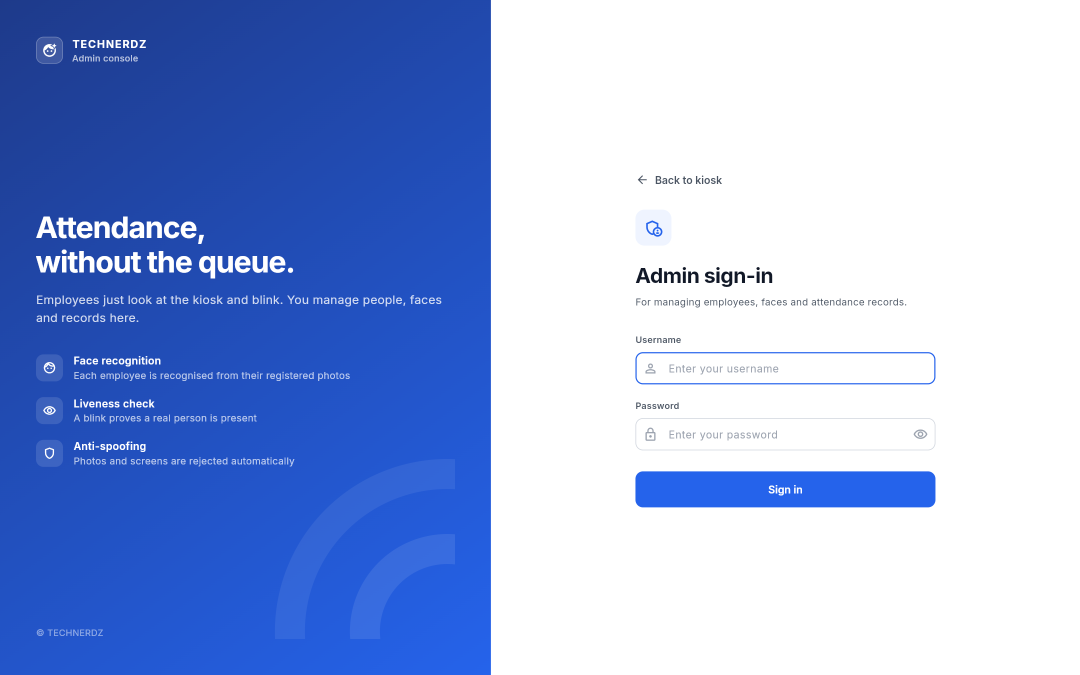
#> input picture docs/screenshots/admin-login.png, 2160 x 1350 px, given in place of lock.png, which was not available (shown at 1/2 size)
$ python make_demo_gif.py
#> lines starting #> are read from the running program, lines starting #| are printed output that depends on the picture; pictures that were not available may be replaced by others from this repository, and a replacement may not be noted
"""
Turn the README screenshots into a short animated tour (docs/demo.gif) with crossfades.

    python scripts/screenshots.py      # first, to refresh docs/screenshots
    python scripts/make_demo_gif.py
"""
import os

from PIL import Image

ROOT = os.path.dirname(os.path.dirname(os.path.abspath(__file__)))
SHOTS = os.path.join(ROOT, "docs", "screenshots")
OUT = os.path.join(ROOT, "docs", "demo.gif")

# (screenshot, seconds on screen) — the story: walk up, check in, see your dashboard, admin side
TOUR = [("lock", 2.6), ("lock-tamil", 2.0), ("kiosk", 2.6), ("my-attendance", 3.2), ("overview", 2.4),
        ("register", 2.4), ("analytics", 2.4), ("requests", 2.2), ("notices", 2.0), ("settings-dark", 2.2)]
WIDTH, HEIGHT = 960, 600   # 16:10 like the screenshots
FADE_FRAMES, FADE_MS = 4, 60


def load(name: str) -> Image.Image:
#> called with name = 'lock'
    img = Image.open(os.path.join(SHOTS, f"{name}.png")).convert("RGB")
#> img is the input picture: PIL image 2160x1350 RGB; mean R, G, B 153, 174, 224
    # Tall pages (My dashboard): keep the top 16:10 part
    want_h = round(img.width * HEIGHT / WIDTH)
#> want_h = 1350
    if img.height > want_h:
        img = img.crop((0, 0, img.width, want_h))
    return img.resize((WIDTH, HEIGHT), Image.LANCZOS)
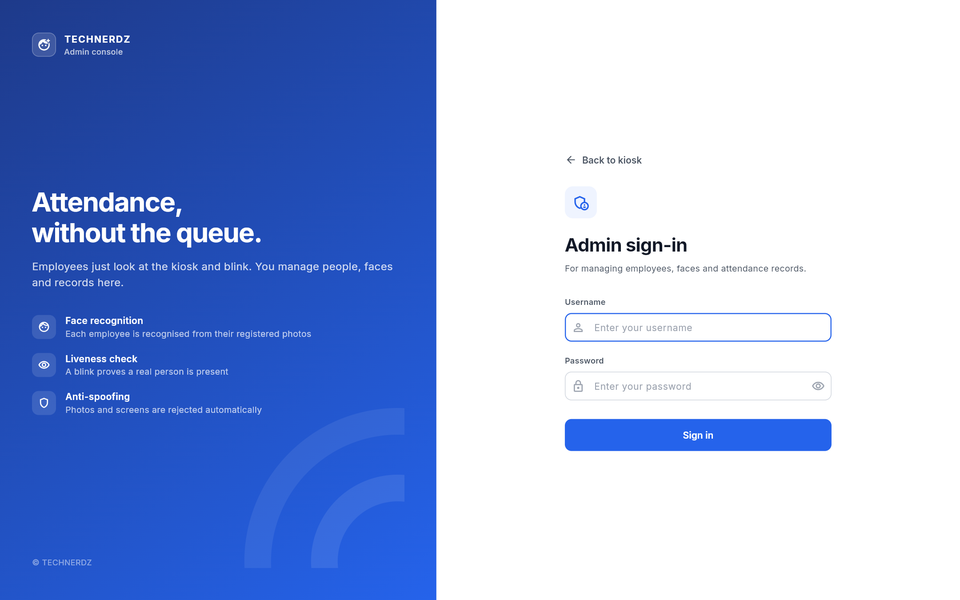
#> returned value: PIL image 960x600 RGB; mean R, G, B 152.9, 173.9, 223.9


def main() -> None:
    slides = [(load(n), secs) for n, secs in TOUR]
#> call 2 of load, with name = 'lock-tamil'
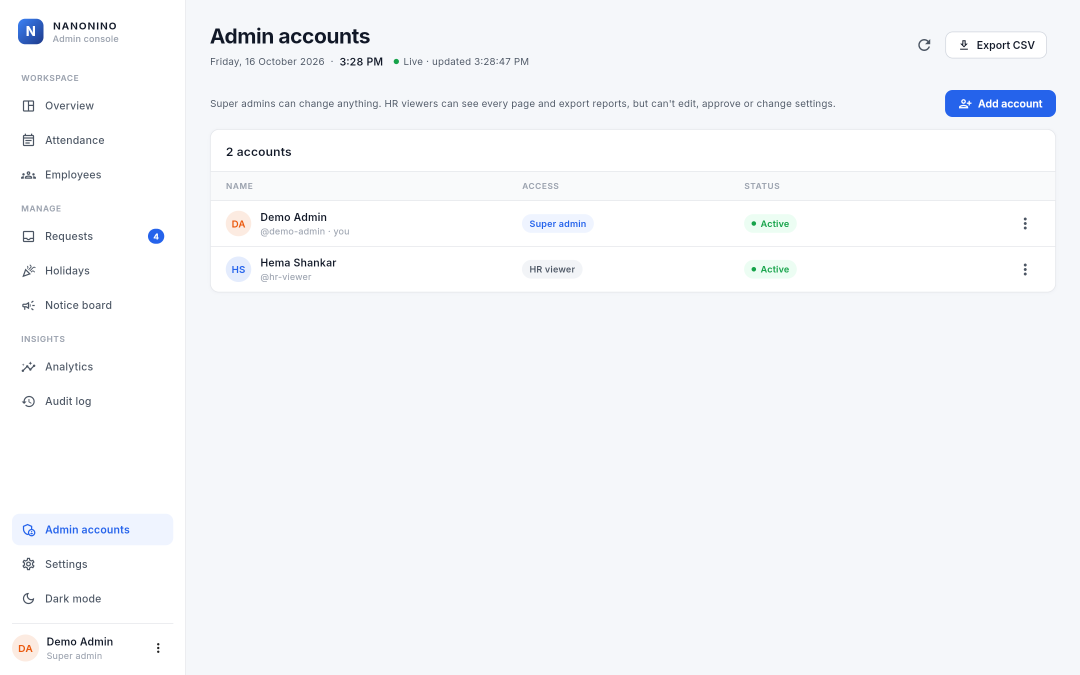
#> input picture docs/screenshots/admins.png, 2160 x 1350 px, given in place of lock-tamil.png, which was not available (shown at 1/2 size)
#> in load, img is the input picture: PIL image 2160x1350 RGB; mean R, G, B 245.2, 247, 249.8
#> in load (call 2), `return img.resize((WIDTH, HEIGHT), Image.LANCZOS)`:
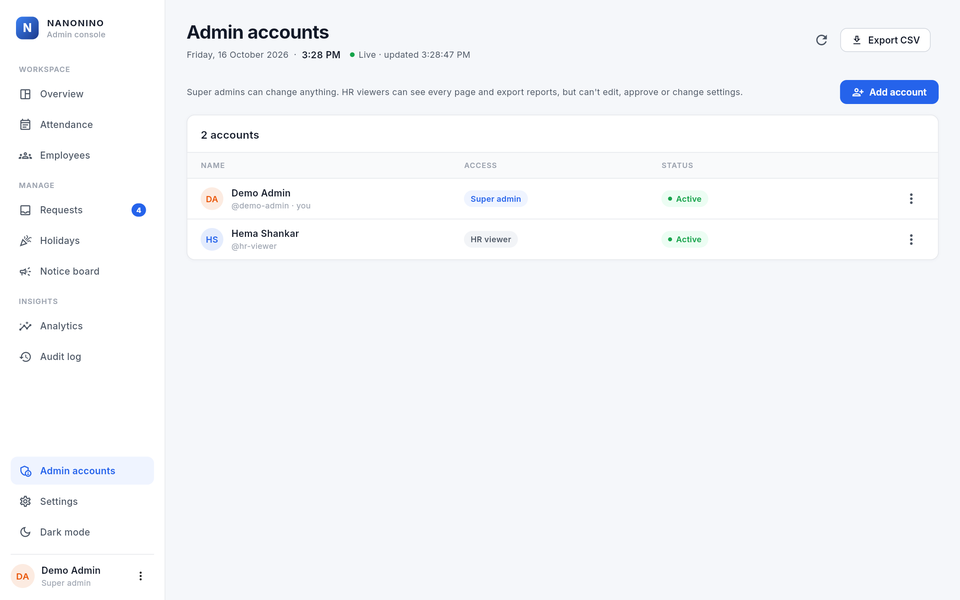
#> returned value: PIL image 960x600 RGB; mean R, G, B 245.1, 246.9, 249.7
    frames, durations = [], []
    for i, (img, secs) in enumerate(slides):
        frames.append(img)
        durations.append(int(secs * 1000))
        nxt = slides[(i + 1) % len(slides)][0]
        for k in range(1, FADE_FRAMES + 1):
            frames.append(Image.blend(img, nxt, k / (FADE_FRAMES + 1)))
            durations.append(FADE_MS)
    # Each frame gets its own palette: the dark lock screen and the light admin pages share
    # almost no colours, so one palette for all would wash the admin pages out
    gif = [f.quantize(colors=256, method=Image.Quantize.MEDIANCUT, dither=Image.Dither.NONE) for f in frames]
    gif[0].save(OUT, save_all=True, append_images=gif[1:], duration=durations, loop=0, optimize=True)
    print(f"{OUT}: {len(gif)} frames, {os.path.getsize(OUT) / 1e6:.1f} MB")


if __name__ == "__main__":
#> (the run stopped early here; a loop or call above may not have finished)
